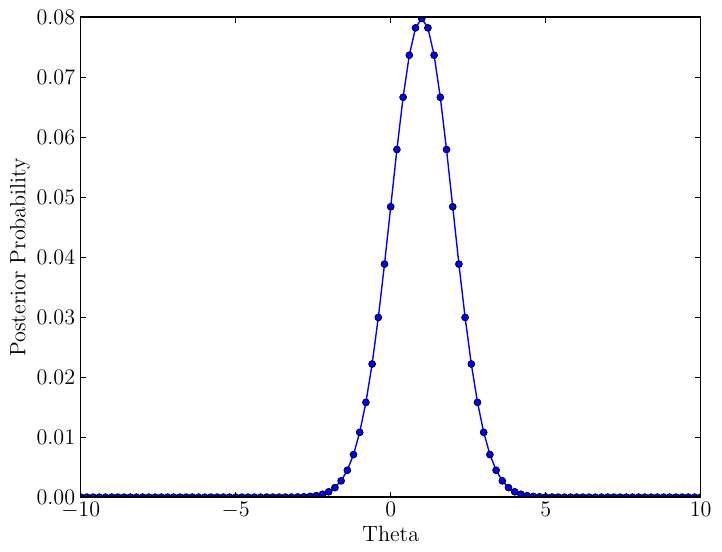

Recreate this plot in Python.
import numpy as np
import numpy.random as rng
import matplotlib.pyplot as plt

plt.rc("font", size=16, family="serif", serif="Computer Sans")
plt.rc("text", usetex=True)
rng.seed(123)

theta = np.linspace(-10., 10., 101)
post = np.exp(-0.5*(theta - 1.)**2)
post /= post.sum()

plt.plot(theta, post, 'bo-', markersize=5)
plt.xlabel('Theta')
plt.ylabel('Posterior Probability')
plt.savefig('normal.pdf', bbox_inches='tight')
#plt.show()

theta = 1. + rng.randn(1000)
print(np.mean(theta), np.std(theta))
plt.hist(theta, 100)
plt.xlabel('Theta')
plt.ylabel('Number')
plt.savefig('normal2.pdf', bbox_inches='tight')
#plt.show()

